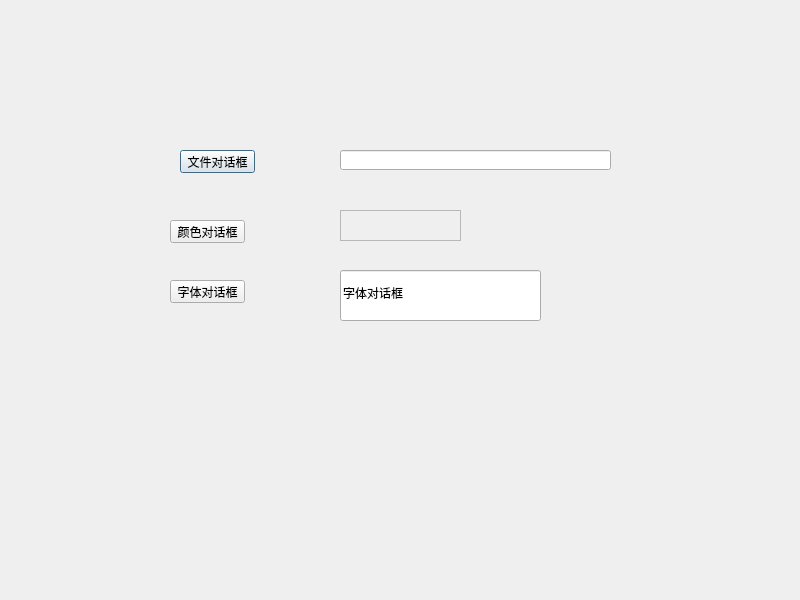
<?xml version="1.0" encoding="UTF-8"?>
<ui version="4.0">
 <class>Dialog</class>
 <widget class="QDialog" name="Dialog">
  <property name="geometry">
   <rect>
    <x>0</x>
    <y>0</y>
    <width>800</width>
    <height>600</height>
   </rect>
  </property>
  <property name="windowTitle">
   <string>Dialog</string>
  </property>
  <widget class="QLineEdit" name="fileLineEdit">
   <property name="geometry">
    <rect>
     <x>340</x>
     <y>150</y>
     <width>271</width>
     <height>20</height>
    </rect>
   </property>
  </widget>
  <widget class="QLineEdit" name="fontLineEdit">
   <property name="geometry">
    <rect>
     <x>340</x>
     <y>270</y>
     <width>201</width>
     <height>51</height>
    </rect>
   </property>
   <property name="text">
    <string>字体对话框</string>
   </property>
  </widget>
  <widget class="QPushButton" name="pushButton">
   <property name="geometry">
    <rect>
     <x>180</x>
     <y>150</y>
     <width>75</width>
     <height>23</height>
    </rect>
   </property>
   <property name="text">
    <string>文件对话框</string>
   </property>
  </widget>
  <widget class="QPushButton" name="pushButton_2">
   <property name="geometry">
    <rect>
     <x>170</x>
     <y>220</y>
     <width>75</width>
     <height>23</height>
    </rect>
   </property>
   <property name="text">
    <string>颜色对话框</string>
   </property>
  </widget>
  <widget class="QPushButton" name="pushButton_3">
   <property name="geometry">
    <rect>
     <x>170</x>
     <y>280</y>
     <width>75</width>
     <height>23</height>
    </rect>
   </property>
   <property name="text">
    <string>字体对话框</string>
   </property>
  </widget>
  <widget class="QFrame" name="colorFrame">
   <property name="geometry">
    <rect>
     <x>340</x>
     <y>210</y>
     <width>121</width>
     <height>31</height>
    </rect>
   </property>
   <property name="autoFillBackground">
    <bool>true</bool>
   </property>
   <property name="frameShape">
    <enum>QFrame::StyledPanel</enum>
   </property>
   <property name="frameShadow">
    <enum>QFrame::Raised</enum>
   </property>
  </widget>
 </widget>
 <resources/>
 <connections/>
</ui>
